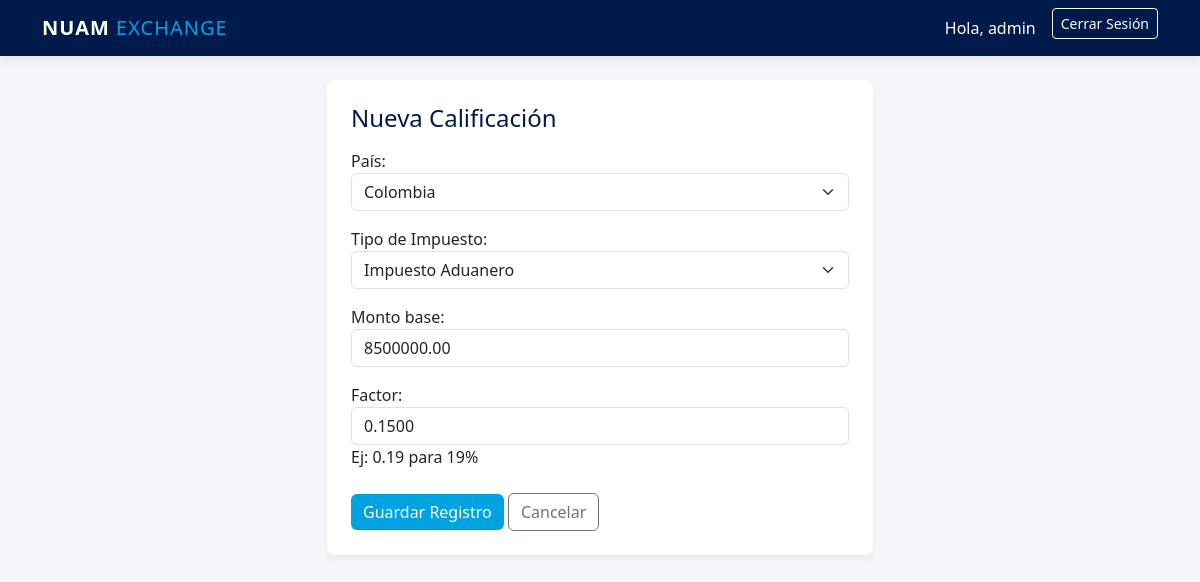
The app's page /editar/3/ (signed in) with its own data.
### calificaciones/models.py (models this page shows, shortened)
class Calificacion(models.Model):
    PAISES = [
        ('CHILE', 'Chile'),
        ('PERU', 'Perú'),
        ('COLOMBIA', 'Colombia'),
    ]
    TIPO_IMPUESTO = [
        ('IVA', 'IVA / IGV'),
        ('RENTA', 'Impuesto a la Renta'),
        ('ADUANA', 'Impuesto Aduanero'),
    ]
    pais = models.CharField(max_length=20, choices=PAISES, verbose_name="País")
    tipo = models.CharField(max_length=20, choices=TIPO_IMPUESTO, verbose_name="Tipo de Impuesto")
    monto_base = models.DecimalField(max_digits=12, decimal_places=2)
    factor = models.DecimalField(max_digits=5, decimal_places=4, help_text="Ej: 0.19 para 19%")
    fecha_registro = models.DateTimeField(default=timezone.now)
    analista = models.ForeignKey(User, on_delete=models.CASCADE) # Auditoría: quién lo hizo

### calificaciones/views.py (the view)
# urls.py: path('editar/<int:id>/', views.editar_calificacion, name='editar'),
@login_required
@permission_required('calificaciones.change_calificacion', raise_exception=True)
def editar_calificacion(request, id):
    calificacion = get_object_or_404(Calificacion, id=id)
    if request.method == 'POST':
        form = CalificacionForm(request.POST, instance=calificacion)
        if form.is_valid():
            form.save()
            LogAuditoria.objects.create(
                usuario=request.user,
                accion="EDITAR",
                detalle=f"Desde App Django: Editó ID #{id}"
            )
            return redirect('dashboard')
    else:
        form = CalificacionForm(instance=calificacion)
    return render(request, 'calificaciones/formulario.html', {'form': form, 'titulo': 'Editar Calificación'})

### calificaciones/forms.py
class CalificacionForm(forms.ModelForm):
    class Meta:
        model = Calificacion
        fields = ['pais', 'tipo', 'monto_base', 'factor']
        widgets = {
            'pais': forms.Select(attrs={'class': 'form-select'}),
            'tipo': forms.Select(attrs={'class': 'form-select'}),
            'monto_base': forms.NumberInput(attrs={'class': 'form-control', 'placeholder': '0.00'}),
            'factor': forms.NumberInput(attrs={'class': 'form-control', 'placeholder': '0.19'}),
        }

### calificaciones/templates/calificaciones/formulario.html (shortened to what this page needs)
{% extends 'calificaciones/base.html' %}
{% block content %}
<div class="row justify-content-center">
    <div class="col-md-6">
        <div class="card p-4">
            <h4 class="mb-3" style="color: #001A4B;">Nueva Calificación</h4>
            <form method="post">
                {{ form.as_p }}
                <div class="mt-4">
                    <button type="submit" class="btn btn-nuam">Guardar Registro</button>
                    <a href="{% url 'dashboard' %}" class="btn btn-outline-secondary">Cancelar</a>
                </div>
            </form>
        </div>
    </div>
</div>
{% endblock %}

### calificaciones/templates/calificaciones/base.html (shortened to what this page needs)
<!DOCTYPE html>
<html lang="es">
<head>
    <link href="https://cdn.jsdelivr.net/npm/bootstrap@5.3.0/dist/css/bootstrap.min.css" rel="stylesheet">
</head>
<body>
    <nav class="navbar navbar-expand-lg navbar-dark mb-4">
        <div class="container">
            <a class="navbar-brand" href="#">NUAM <span style="font-weight:300; color:#00A3E0">EXCHANGE</span></a>
            {% if user.is_authenticated %}
            <div class="d-flex">
                <span class="navbar-text text-white me-3">Hola, {{ user.username }}</span>
                <form action="{% url 'logout' %}" method="post">
                    <button type="submit" class="btn btn-outline-light btn-sm">Cerrar Sesión</button>
                </form>
            </div>
            {% endif %}
        </div>
    </nav>
    <div class="container">
        {% block content %}{% endblock %}
    </div>
</body>
</html>

### calificaciones/templates/calificaciones/base.html (style rules this page uses)
:root { --nuam-blue: #001A4B; --nuam-light: #00A3E0; --nuam-grey: #F4F6F9; }
body { background-color: var(--nuam-grey); font-family: 'Segoe UI', sans-serif; }
.navbar { background-color: var(--nuam-blue); box-shadow: 0 2px 10px rgba(0,0,0,0.1); }
.navbar-brand { font-weight: bold; letter-spacing: 1px; }
.btn-nuam { background-color: var(--nuam-light); color: white; border: none; }
.card { border: none; border-radius: 8px; box-shadow: 0 4px 6px rgba(0,0,0,0.05); }

### records on screen
Calificacion: pais "Colombia", tipo "Impuesto Aduanero", monto_base "8500000.00", factor "0.1500"

### other values on screen
{{ user.username }} "admin"
